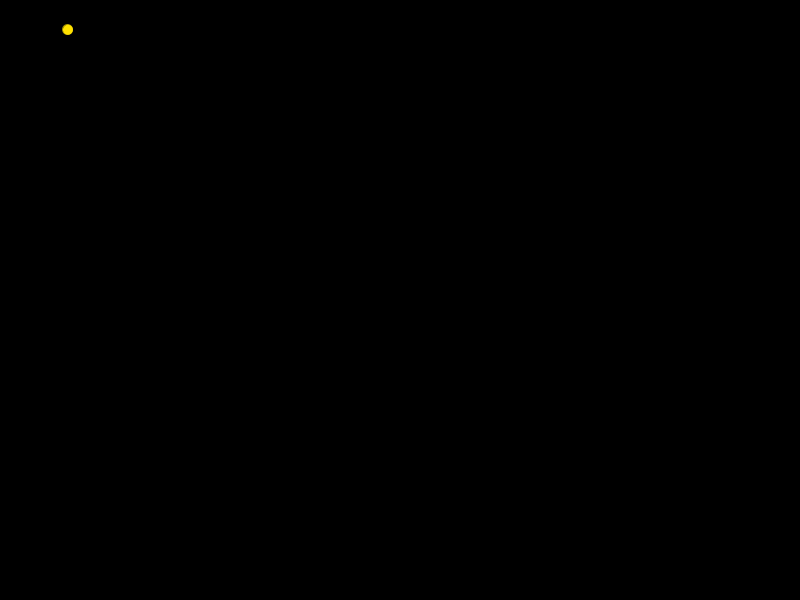
Frame 1 (no input)
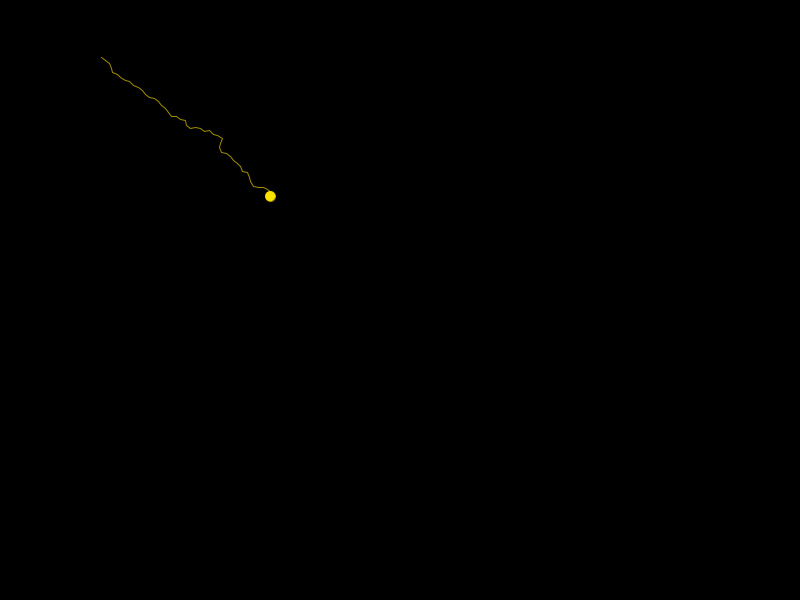
Frame 60 (the mouse pressed at the canvas centre just before this capture)
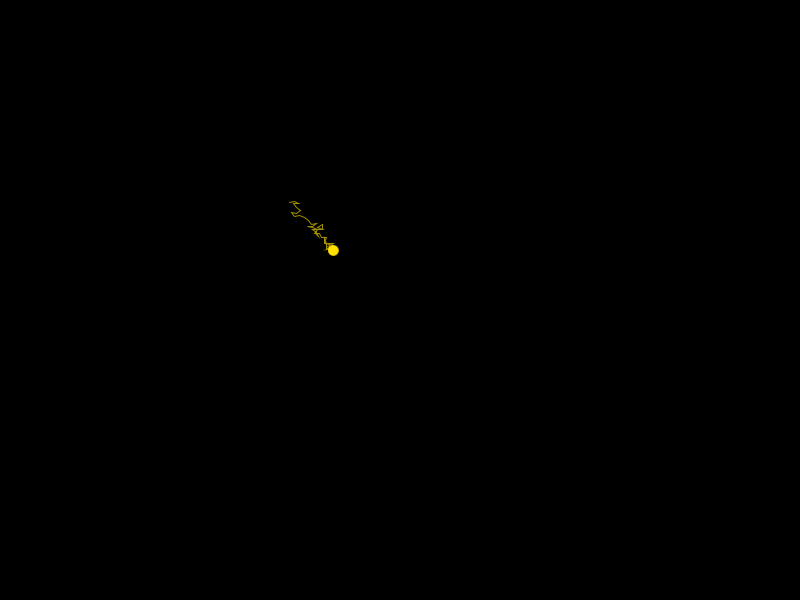
Frame 120 (the mouse held since frame 60 and released just before this capture)

The Processing sketch that drew these frames (run headless with seeded random() and noise(); from frame 60 on, the mouse is pressed at the canvas centre):

// Processing sketch: attractor_src
// ── attractor_src.pde
Particle partcle = new Particle();

void setup() {
  size(800, 600);
  fill(0, 0, 0);
  rect(0, 0, width, height);
}

void draw() {
  updateBackground();
  partcle.updata();
}

void updateBackground() {
  noStroke();
  fill(0, 0, 0);
  rect(0, 0, width, height);
}

class Particle {
  ArrayList<PVector> history = new ArrayList<PVector>();
  float size = 10;
  float maxSpeed = 5;
  PVector currentPosition, target, velocity, acceleration;

  Particle () {
    velocity = new PVector(0, 0);
    acceleration = new PVector(0, 0);
    currentPosition = new PVector(
      random(width),
      random(height)
    );
    setTarget();
  }

  void updata() {
    setTarget();
    seek();
    velocity.add(acceleration);
    velocity.limit(maxSpeed);

    move();

    display();

    acceleration.mult(0);

    setHistory();
  }

  void setTarget() {
    target = new PVector(
      noise(random(width)) * width,
      noise(random(height)) * height
    );
  }

  void setHistory() {
    history.add(currentPosition.get());
    if (history.size() > 50) {
      history.remove(0);
    }
  }

  void seek() {
    PVector targetVector = PVector.sub(target, currentPosition);
    targetVector.normalize();
    targetVector.mult(maxSpeed);
    PVector force = PVector.sub(targetVector, velocity);

    applyForce(force);
  }

  void applyForce(PVector force) {
    acceleration.add(force);
  }

  void move() {
    currentPosition.add(velocity);
  }

  void display() {
    beginShape();
      stroke(255, 225, 0, 160);
      strokeWeight(1);
      noFill();
      for(PVector v: history) {
        vertex(v.x,v.y);
      }
    endShape();

    fill(255, 225, 0);
    ellipse(currentPosition.x, currentPosition.y, size, size);
  }
}
